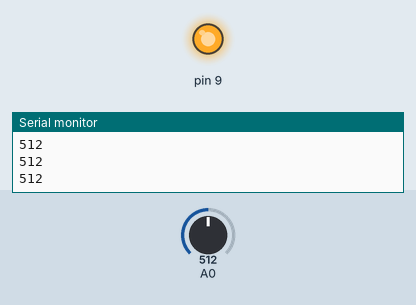
Simulated run of this sketch. Board: Arduino Uno, built with avr-gcc and run on an emulated ATmega328P. On the bench: output pins drawn as LEDs (lit = HIGH), the last lines printed to the serial monitor. Inputs (shaded band) come from the test bench; at power-on: A0 = 512.

Above: at 1.2 s.
1.3 s: A0 set to 122
At 1.7 s:
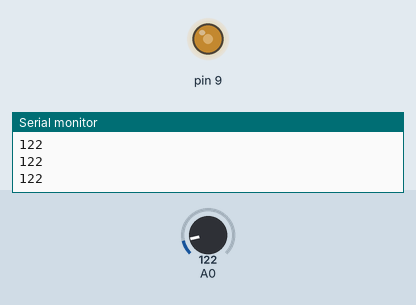
2.8 s: A0 set to 0
At 4.0 s:
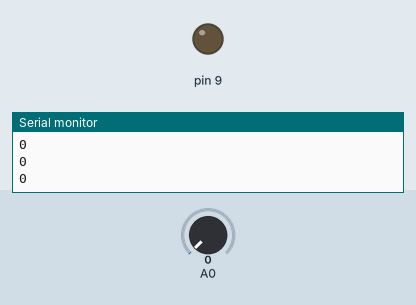
4.3 s: A0 set to 306
At 5.1 s:
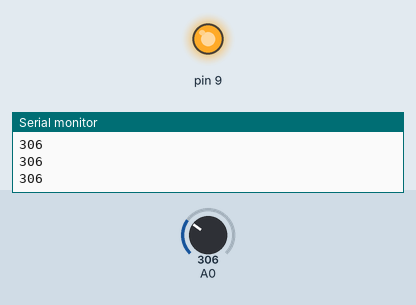
Timing chart, 0 to 7.3 s (numbered marks = the images above; inputs shaded):
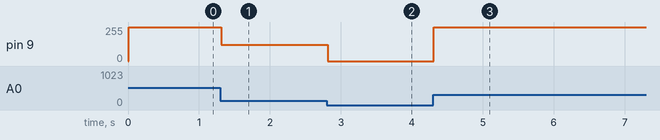

Measured:
- after the input at 1.3 s, pin 9: 255/255 → 122/255 at once
- after the input at 2.8 s, pin 9: 122/255 → 0/255 at once
- after the input at 4.3 s, pin 9: 0/255 → 255/255 at once

The sketch:

Pot-Gerilim.ino
```cpp
void setup() {
  Serial.begin(9600);
  pinMode(A0,INPUT);
  pinMode(9,OUTPUT);
}
void loop() {
  int Sensor_Degeri = analogRead(A0);
  delay(10);

  Serial.println(Sensor_Degeri);
  map(Sensor_Degeri,0,1023,0,255);
  analogWrite(9,Sensor_Degeri);

}
```
